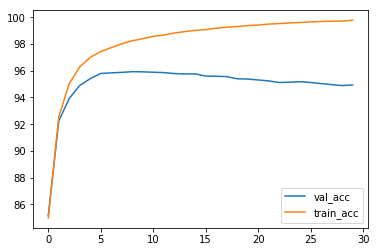

Python code for this plot:
import torch
import torchvision
import torchvision.transforms as transforms
import torch.nn as nn
import torch.nn.functional as F
import torch.optim as optim
import time

import math
from collections import OrderedDict
import matplotlib.pyplot as plt

class Sentence2SentimentDataset(Dataset):
    def __init__(self, data_file, max_length, word_to_idx = {}, labeled = True):
        """
        Args:
            data_file (string): Path to the txt file
            word_to_idx (string): Directory with all the words.
            max_length (int): max number of words in a sentence, if less pad with len(word_to_idx)
            labeled (Bool): if False, append the unlabelled sentences with label '0' at the beginning
        """
        self.data_file = open(data_file, 'r')
        self.sent_data = self.data_file.readlines()
        if labeled is False:
            for i in range(len(self.sent_data)):
                self.sent_data[i] = "0 " + self.sent_data[i]
        
        self.word_to_idx = word_to_idx
        self.max_length = max_length
    
    def collate_fn(self, data):
        x = None
        y = []
        #print(data)
        for sent, label in data:
            sent_tensor = torch.empty(self.max_length)
            for i in range(self.max_length):
                if i < len(sent):
                    if sent[i] in self.word_to_idx:
                        sent_tensor[i] = self.word_to_idx[sent[i]]
                    else:
                        sent_tensor[i] = len(self.word_to_idx)
                else:
                    sent_tensor[i] = len(self.word_to_idx)
                    
            x = torch.unsqueeze(sent_tensor,0) if x is None else torch.cat((x, torch.unsqueeze(sent_tensor, 0)), 0)
            #print(x.size())
            y.append(label)
        
        return x, torch.tensor(y)

    def __len__(self):
        return len(self.sent_data)

    def __getitem__(self, idx):
        line = self.sent_data[idx].split()
        sample = (line[1:], int(line[0]))

        return sample

class WordEmbedding(nn.Module):
    def __init__(self, max_length, vocab_size, embedding_size=128, pool_size=16):
        super(WordEmbedding, self).__init__()
        self.train_acc_history = []
        self.test_acc_history = []
        self.dev_acc_history = []
        
        self.embed = nn.Sequential(
                nn.Embedding(vocab_size, embedding_size),
                nn.AvgPool2d((1, pool_size)),
        )
        self.fc = nn.Sequential(
            nn.Linear(int(max_length * embedding_size/pool_size), 1),
            nn.Sigmoid()
        )

    def forward(self, x):
        x = self.embed(x)
        x = x.view(x.size(0), -1)
        x = self.fc(x)
        return x



def train(trainloader, net, criterion, optimizer, device):
    for epoch in range(30):  # loop over the dataset multiple times
        start = time.time()
        running_loss = 0.0
        for i, (images, labels) in enumerate(trainloader):
            images = images.type(torch.LongTensor).to(device)
            labels = labels.type(torch.FloatTensor).to(device)
            
            # TODO: zero the parameter gradients
            optimizer.zero_grad()
            
            # TODO: forward pass
            outputs = net(images)
            
            # TODO: backward pass
            loss = criterion(outputs, labels)
            loss.backward()
            
            # TODO: optimize the network
            optimizer.step()
            
            # print statistics
            running_loss += loss.item()
            if i % 100 == 99:    # print every 2000 mini-batches
                end = time.time()
                print('[epoch %d, iter %5d] loss: %.3f eplased time %.3f' %
                      (epoch + 1, i + 1, running_loss / 100, end-start))
                start = time.time()
                running_loss = 0.0
        net.train_acc_history.append(test(trainloader, net, device))
        net.dev_acc_history.append(test(devloader, net, device))
        net.test_acc_history.append(test(testloader, net, device))

    print('Finished Training')


def test(testloader, net, device):
    correct = 0
    total = 0
    with torch.no_grad():
        for data in testloader:
            images, labels = data
            images = images.type(torch.LongTensor).to(device)
            labels = labels.type(torch.FloatTensor).to(device)
            outputs = net(images)
            
#            _, predicted = torch.max(outputs.data, 1)
            predicted = (outputs > 0.5)
            total += labels.size(0)
            #BUG: predicted is [100,1], labels is [100], (predicted.float() == labels) returns [100, 100]
            correct += (predicted.float().squeeze() == labels.squeeze()).sum().item()
            
    acc = 100 * correct / total
    print('Accuracy of the network on the 10000 test images: %d %%' % (
        acc))
    return acc

def get_vocab(train_file):
    word_to_idx = {}
    
    # pre-process train_file
    train_data = []
    file = open(train_file, 'r')
    for line in file:
        line = line.split(' ')
        train_data.append(line[1:])
            
    for words in train_data:
        for word in words:
            if word not in word_to_idx:
                word_to_idx[word] = len(word_to_idx)
            
    return word_to_idx

def main():
    device = torch.device('cuda' if torch.cuda.is_available() else 'cpu')
    print(device)
#    device = torch.device('cpu')

    word_to_idx = get_vocab('./data/train.txt')
    max_length = 20 #Max number of word in a sentence
    
    trainset = Sentence2SentimentDataset(data_file='./data/train.txt', word_to_idx = word_to_idx, max_length = max_length)
    trainloader = torch.utils.data.DataLoader(trainset, batch_size=100, shuffle=True, collate_fn = trainset.collate_fn)
    devset = Sentence2SentimentDataset(data_file='./data/dev.txt', word_to_idx = word_to_idx, max_length = max_length)
    devloader = torch.utils.data.DataLoader(devset, batch_size=100, shuffle=True, collate_fn = trainset.collate_fn)
    testset = Sentence2SentimentDataset(data_file='./data/test.txt', word_to_idx = word_to_idx, max_length = max_length)
    testloader = torch.utils.data.DataLoader(testset, batch_size=100, shuffle=False, collate_fn = trainset.collate_fn)
    
    
    net = WordEmbedding(max_length = max_length, vocab_size = len(word_to_idx)+1, pool_size=8).to(device)
    criterion = nn.BCELoss()
    optimizer = optim.Adam(net.parameters(), lr=0.001)

    train(trainloader, net, criterion, optimizer, device)
    test(trainloader, net, device)
    test(devloader, net, device)
    test(testloader, net, device)
    
    plt.plot(net.dev_acc_history, label="val_acc")
    plt.plot(net.train_acc_history, label="train_acc")
    plt.legend(loc="lower right")
    
    
    unlabelledset = Sentence2SentimentDataset(data_file='./data/unlabelled.txt', word_to_idx = word_to_idx, max_length = max_length, labeled=False)
    unlabelledloader = torch.utils.data.DataLoader(unlabelledset, batch_size=100, shuffle=False, collate_fn = trainset.collate_fn)
    with open('predictions_q2.txt', 'w') as result_file:
        with torch.no_grad():
            for data in unlabelledloader:
                images, labels = data
                images = images.type(torch.LongTensor).to(device)
                labels = labels.type(torch.FloatTensor).to(device)
                outputs = net(images)
                predicted = outputs > 0.5
                for i in predicted:
                    result_file.write("%s\n" % i.item())

if __name__== "__main__":
    main()
   
